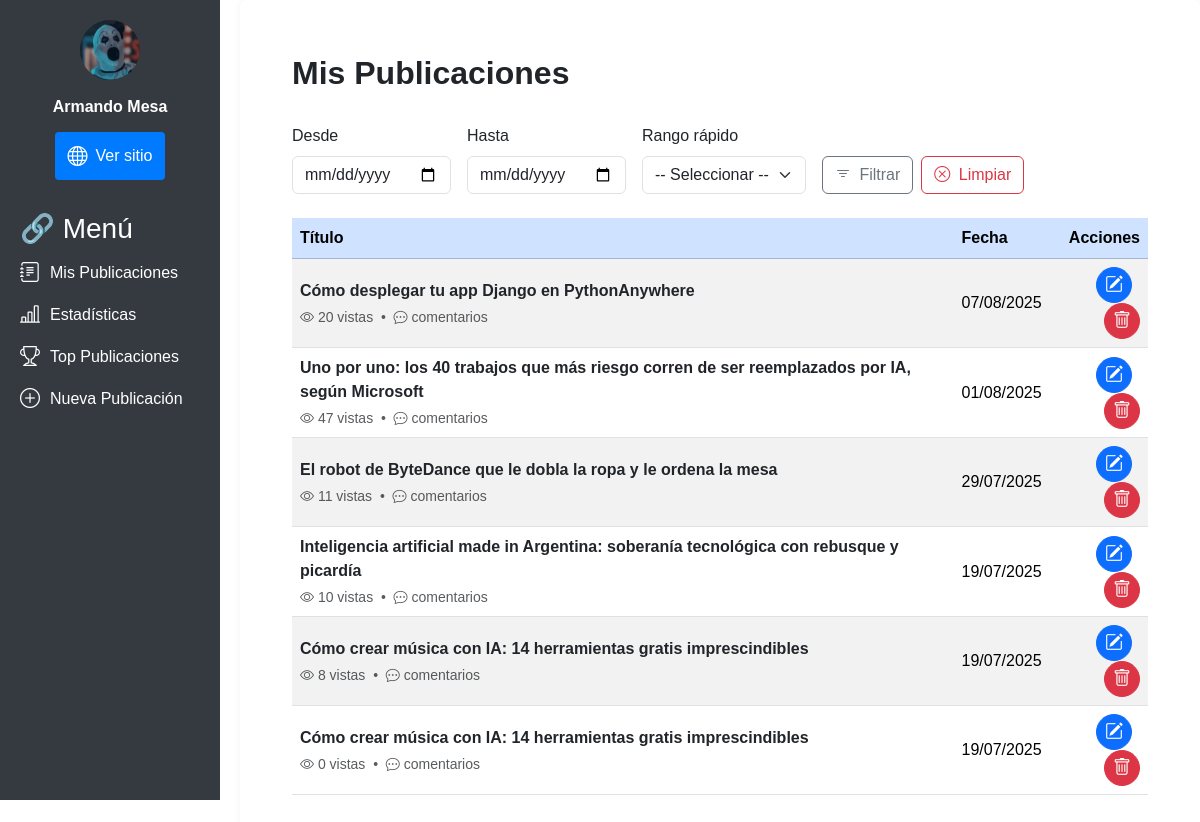
Screenshot of /dashboard/ (signed in) with the database file from the repository.
### apps/user/models.py (models this page shows, shortened)
class User(AbstractUser):
    ROLE_CHOICES = (
        ('admin', 'Administrador'),
        ('colaborador', 'Colaborador'),
        ('registrado', 'Registrado'),
    )
    role = models.CharField(max_length=15, choices=ROLE_CHOICES, default='registrado')
    avatar = models.ImageField(upload_to='avatars/', null=True, blank=True)
    class Meta:
        verbose_name_plural = "Usuarios"

### apps/posts/models.py (models this page shows, shortened)
class Post(models.Model):
    titulo = models.CharField(max_length=150, null=False)
    imagen = models.ImageField(
        null=True, blank=True, upload_to="posts", default="posts/post_default.png"
    )
    resumen = SummernoteTextField(max_length=1000, null=False, blank=True)
    contenido = SummernoteTextField(
        null=False, verbose_name="Escriba aqui el contenido"
    )
    fecha = models.DateTimeField(auto_now_add=True)
    activo = models.BooleanField(default=True)
    categoria = models.ForeignKey(
        Categoria, on_delete=models.SET_NULL, null=True, blank=True
    )
    publicado = models.DateField(default=timezone.now)
    autor = models.ForeignKey(
        settings.AUTH_USER_MODEL, on_delete=models.CASCADE, null=True, blank=True
    )
    vistas = models.PositiveIntegerField(default=0)
    class Meta:
        ordering = ("-publicado",)

### apps/dashboard/views.py (the view)
# urls.py: path('', publicaciones_view, name='dashboard_home'),
@login_required
def publicaciones_view(request):
    posts = Post.objects.filter(autor=request.user)
    fecha_inicio_str = request.GET.get("fecha_inicio")
    fecha_fin_str = request.GET.get("fecha_fin")
    rango = request.GET.get("rango")  # '7d', '30d', 'mes'
    hoy = timezone.now().date()
    fecha_inicio = parse_date(fecha_inicio_str) if fecha_inicio_str else None
    fecha_fin = parse_date(fecha_fin_str) if fecha_fin_str else None
    if rango == "7d":
        fecha_inicio = hoy - timedelta(days=7)
        fecha_fin = hoy
    elif rango == "30d":
        fecha_inicio = hoy - timedelta(days=30)
        fecha_fin = hoy
    elif rango == "mes":
        fecha_inicio = hoy.replace(day=1)
        fecha_fin = hoy
    if fecha_inicio and fecha_fin:
        if fecha_inicio > fecha_fin:
            fecha_inicio, fecha_fin = fecha_fin, fecha_inicio
        posts = posts.filter(fecha__date__range=(fecha_inicio, fecha_fin))
    paginator = Paginator(posts.order_by("-fecha"), 10)
    page_number = request.GET.get("page")
    posts_page = paginator.get_page(page_number)
    context = {
        "posts": posts_page,
        "fecha_inicio": fecha_inicio_str or "",
        "fecha_fin": fecha_fin_str or "",
        "rango": rango or "",
    }
    return render(request, "dashboard_publicaciones.html", context)

### apps/core/utils/access.py (called while the page is built)
def has_dashboard_access(user):
    if not user.is_authenticated:
        return False
    rol = getattr(user, "role", "")
    return rol in ["colaborador", "administrador"] or user.is_staff or user.is_superuser

### apps/dashboard/templates/dashboard_publicaciones.html (shortened to what this page needs)
{% extends 'dashboard_base.html' %}
{% block main_content %}
  <div class="container mt-4">
    <div class="d-flex justify-content-between align-items-center mb-4">
      <h2 class="fw-bold">Mis Publicaciones</h2>
    </div>
    <form method="get" class="d-flex flex-wrap gap-3 mb-4">
      <div>
        <label for="fecha_inicio" class="form-label">Desde</label>
        <input type="date" id="fecha_inicio" name="fecha_inicio" class="form-control" value="{{ fecha_inicio }}">
      </div>
      <div>
        <label for="fecha_fin" class="form-label">Hasta</label>
        <input type="date" id="fecha_fin" name="fecha_fin" class="form-control" value="{{ fecha_fin }}">
      </div>
      <div>
        <label for="rango" class="form-label">Rango rápido</label>
        <select name="rango" id="rango" class="form-select">
          <option value="">-- Seleccionar --</option>
        </select>
      </div>
      <div class="align-self-end d-flex gap-2">
        <button type="submit" class="btn btn-outline-secondary">
          <i class="bi bi-filter me-1"></i> Filtrar
        </button>
        <a href="{% url 'dashboard:dashboard_publicaciones' %}" class="btn btn-outline-danger">
          <i class="bi bi-x-circle me-1"></i> Limpiar
        </a>
      </div>
    </form>
    <div class="table-responsive">
      <table class="table table-striped table-hover align-middle">
        <thead class="table-primary">
          <tr>
            <th scope="col">Título</th>
            <th scope="col">Fecha</th>
            <th scope="col" class="text-end">Acciones</th>
          </tr>
        </thead>
        <tbody>
          {% for post in posts %}
            <tr class="py-3">
              <td>
                <a href="{% url 'show_post' post.id %}" class="text-decoration-none text-dark fw-semibold">
                  {{ post.titulo }}
                </a>
                <div class="text-muted small mt-1">
                  <i class="bi bi-eye"></i> {{ post.vistas }} vistas &nbsp;•&nbsp;
                  <i class="bi bi-chat-dots"></i> {{ post.comentarios.count }} comentarios
                </div>
              </td>
              <td>{{ post.fecha|date:'d/m/Y' }}</td>
              <td class="text-end">
                <a href="{% url 'edit_post' post.id %}" class="btn btn-sm btn-primary btn-icon me-2" aria-label="Editar publicación" title="Editar">
                  <i class="bi bi-pencil-square"></i>
                </a>
                <a href="{% url 'delete_post' post.id %}" class="btn btn-sm btn-danger btn-icon" aria-label="Eliminar publicación" title="Eliminar">
                  <i class="bi bi-trash"></i>
                </a>
              </td>
            </tr>
          {% empty %}
            <tr>
              <td colspan="3" class="text-center text-muted">No hay publicaciones disponibles.</td>
            </tr>
          {% endfor %}
        </tbody>
      </table>
    </div>
  </div>
{% endblock %}

### apps/dashboard/templates/dashboard_sidebar.html
{% load static %}
<div class="sidebar">
  <div class="user-info" style="margin-bottom: 20px;">
    {% if user.avatar %}
      <img src="{{ user.avatar.url }}" style="width: 60px; height: 60px; border-radius: 50%;" />
    {% else %}
      <img src="{% static 'images/default_avatar.png' %}" alt="Avatar por defecto" style="width: 60px; height: 60px; border-radius: 50%;" />
    {% endif %}
    <p>{{ user.get_full_name }}</p>
    <a href="/" class="btn" title="Ver sitio">
      <i class="bi bi-globe"></i>
      <span>Ver sitio</span>
    </a>
  </div>
  <div>
    <h3>🔗 Menú</h3>
    <a href="{% url 'dashboard:dashboard_publicaciones' %}" title="Mis Publicaciones">
      <i class="bi bi-journal-text"></i>
      <span>Mis Publicaciones</span>
    </a>
    <a href="{% url 'dashboard:dashboard_estadisticas' %}" title="Estadísticas">
      <i class="bi bi-bar-chart-line"></i>
      <span>Estadísticas</span>
    </a>
    <a href="{% url 'dashboard:dashboard_top' %}" title="Top Publicaciones">
      <i class="bi bi-trophy"></i>
      <span>Top Publicaciones</span>
    </a>
    <a href="{% url 'create_post' %}" class="load-view" title="Nueva Publicación">
      <i class="bi bi-plus-circle"></i>
      <span>Nueva Publicación</span>
    </a>
  </div>
</div>

### apps/dashboard/static/css/dashboard_style.css (style rules this page uses)
body { margin: 0; font-family: Arial, sans-serif; }
.sidebar { width: 220px; background-color: #343a40; color: #fff; height: 100vh; padding: 20px; position: fixed; transition: width 0.3s ease; }
.user-info { display: flex; flex-direction: column; align-items: center; text-align: center; margin-bottom: 20px; }
.user-info img { width: 60px; height: 60px; border-radius: 50%; object-fit: cover; margin-bottom: 10px; }
.user-info p { margin: 5px 0; font-weight: bold; }
.user-info .btn { display: flex; align-items: center; justify-content: center; padding: 8px 12px; background-color: #007bff; color: white; text-decoration: none; border-radius: 4px; margin-top: 8px; font-size: 16px; }
.user-info .btn i { font-size: 20px; margin-right: 8px; }
.user-info .btn span { flex: 1; }
.sidebar h3 { margin-top: 20px; }
.sidebar a { color: #fff; text-decoration: none; display: flex; align-items: center; margin: 12px 0; font-size: 16px; }
.sidebar a i { font-size: 20px; margin-right: 10px; }
.sidebar a span { flex: 1; }

### apps/dashboard/templates/dashboard_publicaciones.html (style rules this page uses)
.table-striped tbody tr:nth-of-type(odd) { background-color: #f8f9fa; }
.table-striped tbody tr:nth-of-type(even) { background-color: #e9ecef; }
.table th, .table td { vertical-align: middle; }
.table tbody tr { height: 60px; }
.btn-icon { width: 36px; height: 36px; padding: 0; display: inline-flex; align-items: center; justify-content: center; border-radius: 50%; }
.btn-icon i { font-size: 18px; }

### rows the page displays
User: avatar (picture), get_full_name "Armando Mesa"
Post: titulo "Cómo desplegar tu app Django en PythonAnywhere", vistas "20", fecha "07/08/2025"
Post: titulo "Uno por uno: los 40 trabajos que más riesgo corren de ser reemplazados por IA, según Microsoft", vistas "47", fecha "01/08/2025"
Post: titulo "El robot de ByteDance que le dobla la ropa y le ordena la mesa", vistas "11", fecha "29/07/2025"
Post: titulo "Inteligencia artificial made in Argentina: soberanía tecnológica con rebusque y picardía", vistas "10", fecha "19/07/2025"
Post: titulo "Cómo crear música con IA: 14 herramientas gratis imprescindibles", vistas "8", fecha "19/07/2025"
Post: titulo "Cómo crear música con IA: 14 herramientas gratis imprescindibles", vistas "0", fecha "19/07/2025"
